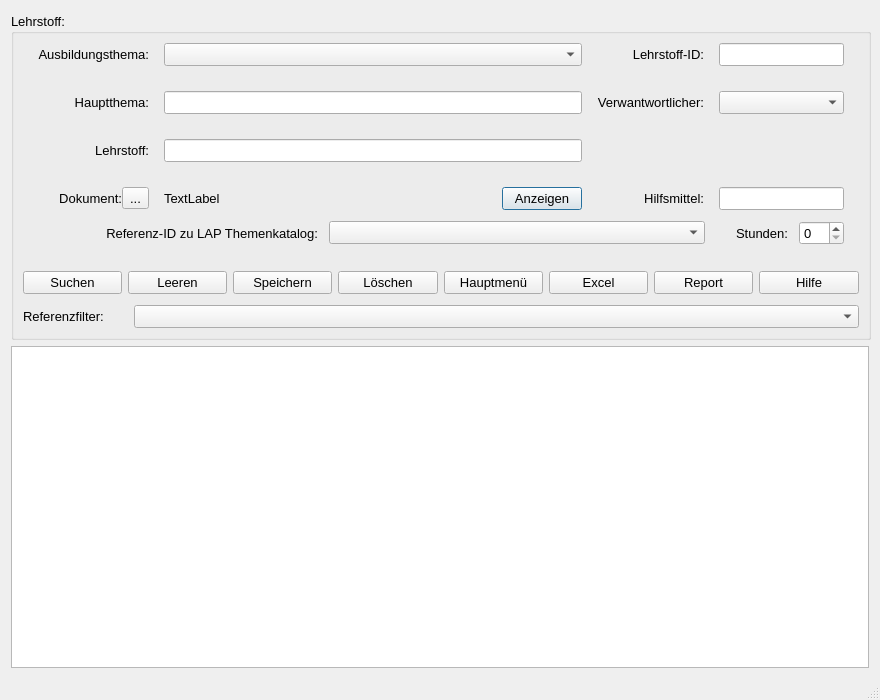
<?xml version="1.0" encoding="UTF-8"?>
<ui version="4.0">
 <class>Dialog</class>
 <widget class="QDialog" name="Dialog">
  <property name="enabled">
   <bool>true</bool>
  </property>
  <property name="geometry">
   <rect>
    <x>0</x>
    <y>0</y>
    <width>880</width>
    <height>700</height>
   </rect>
  </property>
  <property name="sizePolicy">
   <sizepolicy hsizetype="Fixed" vsizetype="Expanding">
    <horstretch>0</horstretch>
    <verstretch>0</verstretch>
   </sizepolicy>
  </property>
  <property name="minimumSize">
   <size>
    <width>880</width>
    <height>700</height>
   </size>
  </property>
  <property name="sizeIncrement">
   <size>
    <width>1</width>
    <height>2</height>
   </size>
  </property>
  <property name="baseSize">
   <size>
    <width>0</width>
    <height>0</height>
   </size>
  </property>
  <property name="windowTitle">
   <string>Lehrstoff</string>
  </property>
  <property name="sizeGripEnabled">
   <bool>true</bool>
  </property>
  <layout class="QVBoxLayout" name="verticalLayout">
   <item>
    <spacer name="verticalSpacer">
     <property name="orientation">
      <enum>Qt::Vertical</enum>
     </property>
     <property name="sizeType">
      <enum>QSizePolicy::Fixed</enum>
     </property>
     <property name="sizeHint" stdset="0">
      <size>
       <width>20</width>
       <height>2</height>
      </size>
     </property>
    </spacer>
   </item>
   <item>
    <widget class="QGroupBox" name="gB_Lehrstoff">
     <property name="enabled">
      <bool>true</bool>
     </property>
     <property name="sizePolicy">
      <sizepolicy hsizetype="Fixed" vsizetype="Fixed">
       <horstretch>0</horstretch>
       <verstretch>0</verstretch>
      </sizepolicy>
     </property>
     <property name="minimumSize">
      <size>
       <width>860</width>
       <height>300</height>
      </size>
     </property>
     <property name="maximumSize">
      <size>
       <width>860</width>
       <height>16777215</height>
      </size>
     </property>
     <property name="baseSize">
      <size>
       <width>0</width>
       <height>0</height>
      </size>
     </property>
     <property name="font">
      <font>
       <pointsize>10</pointsize>
      </font>
     </property>
     <property name="title">
      <string>Lehrstoff:</string>
     </property>
     <layout class="QVBoxLayout" name="verticalLayout_2">
      <property name="spacing">
       <number>11</number>
      </property>
      <item>
       <layout class="QGridLayout" name="gridLayout">
        <property name="leftMargin">
         <number>15</number>
        </property>
        <property name="topMargin">
         <number>0</number>
        </property>
        <property name="rightMargin">
         <number>15</number>
        </property>
        <property name="bottomMargin">
         <number>0</number>
        </property>
        <property name="horizontalSpacing">
         <number>15</number>
        </property>
        <property name="verticalSpacing">
         <number>25</number>
        </property>
        <item row="0" column="0">
         <widget class="QLabel" name="lbl_Ausbildungsthema">
          <property name="sizePolicy">
           <sizepolicy hsizetype="Preferred" vsizetype="Preferred">
            <horstretch>0</horstretch>
            <verstretch>0</verstretch>
           </sizepolicy>
          </property>
          <property name="minimumSize">
           <size>
            <width>0</width>
            <height>0</height>
           </size>
          </property>
          <property name="font">
           <font>
            <pointsize>10</pointsize>
           </font>
          </property>
          <property name="layoutDirection">
           <enum>Qt::LeftToRight</enum>
          </property>
          <property name="text">
           <string>Ausbildungsthema:</string>
          </property>
          <property name="alignment">
           <set>Qt::AlignRight|Qt::AlignTrailing|Qt::AlignVCenter</set>
          </property>
         </widget>
        </item>
        <item row="0" column="1">
         <widget class="QComboBox" name="cB_Ausbildungsthema">
          <property name="sizePolicy">
           <sizepolicy hsizetype="Preferred" vsizetype="Fixed">
            <horstretch>0</horstretch>
            <verstretch>0</verstretch>
           </sizepolicy>
          </property>
          <property name="minimumSize">
           <size>
            <width>300</width>
            <height>0</height>
           </size>
          </property>
          <property name="font">
           <font>
            <pointsize>10</pointsize>
           </font>
          </property>
          <item>
           <property name="text">
            <string/>
           </property>
          </item>
         </widget>
        </item>
        <item row="1" column="2">
         <widget class="QLabel" name="lbl_Verantwortlicher">
          <property name="sizePolicy">
           <sizepolicy hsizetype="Preferred" vsizetype="Preferred">
            <horstretch>0</horstretch>
            <verstretch>0</verstretch>
           </sizepolicy>
          </property>
          <property name="minimumSize">
           <size>
            <width>0</width>
            <height>0</height>
           </size>
          </property>
          <property name="maximumSize">
           <size>
            <width>16666666</width>
            <height>16777215</height>
           </size>
          </property>
          <property name="font">
           <font>
            <pointsize>10</pointsize>
           </font>
          </property>
          <property name="text">
           <string>Verwantwortlicher:</string>
          </property>
          <property name="alignment">
           <set>Qt::AlignRight|Qt::AlignTrailing|Qt::AlignVCenter</set>
          </property>
         </widget>
        </item>
        <item row="2" column="1">
         <widget class="QLineEdit" name="le_Lehrstoff">
          <property name="sizePolicy">
           <sizepolicy hsizetype="Preferred" vsizetype="Fixed">
            <horstretch>0</horstretch>
            <verstretch>0</verstretch>
           </sizepolicy>
          </property>
          <property name="minimumSize">
           <size>
            <width>0</width>
            <height>0</height>
           </size>
          </property>
          <property name="maximumSize">
           <size>
            <width>16777215</width>
            <height>16777215</height>
           </size>
          </property>
          <property name="font">
           <font>
            <pointsize>10</pointsize>
           </font>
          </property>
         </widget>
        </item>
        <item row="3" column="3">
         <widget class="QLineEdit" name="le_Hilfsmittel">
          <property name="sizePolicy">
           <sizepolicy hsizetype="Preferred" vsizetype="Fixed">
            <horstretch>0</horstretch>
            <verstretch>0</verstretch>
           </sizepolicy>
          </property>
          <property name="minimumSize">
           <size>
            <width>0</width>
            <height>0</height>
           </size>
          </property>
          <property name="font">
           <font>
            <pointsize>10</pointsize>
           </font>
          </property>
         </widget>
        </item>
        <item row="1" column="1">
         <widget class="QLineEdit" name="le_Hauptthema">
          <property name="font">
           <font>
            <pointsize>10</pointsize>
           </font>
          </property>
         </widget>
        </item>
        <item row="0" column="2">
         <widget class="QLabel" name="lbl_Lehrstoff_ID">
          <property name="sizePolicy">
           <sizepolicy hsizetype="Preferred" vsizetype="Preferred">
            <horstretch>0</horstretch>
            <verstretch>0</verstretch>
           </sizepolicy>
          </property>
          <property name="minimumSize">
           <size>
            <width>0</width>
            <height>0</height>
           </size>
          </property>
          <property name="font">
           <font>
            <pointsize>10</pointsize>
           </font>
          </property>
          <property name="text">
           <string>Lehrstoff-ID:</string>
          </property>
          <property name="alignment">
           <set>Qt::AlignRight|Qt::AlignTrailing|Qt::AlignVCenter</set>
          </property>
         </widget>
        </item>
        <item row="1" column="3">
         <widget class="QComboBox" name="cB_Verantwortlicher">
          <property name="sizePolicy">
           <sizepolicy hsizetype="Preferred" vsizetype="Fixed">
            <horstretch>0</horstretch>
            <verstretch>0</verstretch>
           </sizepolicy>
          </property>
          <property name="minimumSize">
           <size>
            <width>0</width>
            <height>0</height>
           </size>
          </property>
          <property name="maximumSize">
           <size>
            <width>16777215</width>
            <height>16777215</height>
           </size>
          </property>
          <property name="font">
           <font>
            <pointsize>10</pointsize>
           </font>
          </property>
          <item>
           <property name="text">
            <string/>
           </property>
          </item>
         </widget>
        </item>
        <item row="3" column="0">
         <layout class="QHBoxLayout" name="horizontalLayout_2">
          <item>
           <widget class="QLabel" name="lbl_Dokument">
            <property name="sizePolicy">
             <sizepolicy hsizetype="Preferred" vsizetype="Preferred">
              <horstretch>0</horstretch>
              <verstretch>0</verstretch>
             </sizepolicy>
            </property>
            <property name="font">
             <font>
              <pointsize>10</pointsize>
             </font>
            </property>
            <property name="text">
             <string>Dokument:</string>
            </property>
            <property name="alignment">
             <set>Qt::AlignRight|Qt::AlignTrailing|Qt::AlignVCenter</set>
            </property>
           </widget>
          </item>
          <item>
           <widget class="QToolButton" name="tB_Dokument_Suchen">
            <property name="sizePolicy">
             <sizepolicy hsizetype="Fixed" vsizetype="Fixed">
              <horstretch>0</horstretch>
              <verstretch>0</verstretch>
             </sizepolicy>
            </property>
            <property name="font">
             <font>
              <pointsize>10</pointsize>
             </font>
            </property>
            <property name="text">
             <string>...</string>
            </property>
           </widget>
          </item>
         </layout>
        </item>
        <item row="0" column="3">
         <widget class="QLineEdit" name="le_Lehrstoff_ID">
          <property name="sizePolicy">
           <sizepolicy hsizetype="Preferred" vsizetype="Fixed">
            <horstretch>0</horstretch>
            <verstretch>0</verstretch>
           </sizepolicy>
          </property>
          <property name="minimumSize">
           <size>
            <width>0</width>
            <height>0</height>
           </size>
          </property>
          <property name="font">
           <font>
            <pointsize>10</pointsize>
           </font>
          </property>
         </widget>
        </item>
        <item row="1" column="0">
         <widget class="QLabel" name="lbl_Hauptthema">
          <property name="font">
           <font>
            <pointsize>10</pointsize>
           </font>
          </property>
          <property name="text">
           <string>Hauptthema:</string>
          </property>
          <property name="alignment">
           <set>Qt::AlignRight|Qt::AlignTrailing|Qt::AlignVCenter</set>
          </property>
         </widget>
        </item>
        <item row="2" column="0">
         <widget class="QLabel" name="lbl_Lehrstoff">
          <property name="sizePolicy">
           <sizepolicy hsizetype="Preferred" vsizetype="Preferred">
            <horstretch>0</horstretch>
            <verstretch>0</verstretch>
           </sizepolicy>
          </property>
          <property name="minimumSize">
           <size>
            <width>0</width>
            <height>0</height>
           </size>
          </property>
          <property name="font">
           <font>
            <pointsize>10</pointsize>
           </font>
          </property>
          <property name="text">
           <string>Lehrstoff:</string>
          </property>
          <property name="alignment">
           <set>Qt::AlignRight|Qt::AlignTrailing|Qt::AlignVCenter</set>
          </property>
         </widget>
        </item>
        <item row="3" column="2">
         <widget class="QLabel" name="lbl_Hilfsmittel">
          <property name="sizePolicy">
           <sizepolicy hsizetype="Preferred" vsizetype="Preferred">
            <horstretch>0</horstretch>
            <verstretch>0</verstretch>
           </sizepolicy>
          </property>
          <property name="font">
           <font>
            <pointsize>10</pointsize>
           </font>
          </property>
          <property name="text">
           <string>Hilfsmittel:</string>
          </property>
          <property name="alignment">
           <set>Qt::AlignRight|Qt::AlignTrailing|Qt::AlignVCenter</set>
          </property>
         </widget>
        </item>
        <item row="3" column="1">
         <layout class="QHBoxLayout" name="horizontalLayout_4">
          <item>
           <widget class="QLabel" name="lbl_Dokumentpfad">
            <property name="text">
             <string>TextLabel</string>
            </property>
           </widget>
          </item>
          <item>
           <widget class="QPushButton" name="pB_Dok_Anzeigen">
            <property name="sizePolicy">
             <sizepolicy hsizetype="Fixed" vsizetype="Fixed">
              <horstretch>0</horstretch>
              <verstretch>0</verstretch>
             </sizepolicy>
            </property>
            <property name="text">
             <string>Anzeigen</string>
            </property>
           </widget>
          </item>
         </layout>
        </item>
       </layout>
      </item>
      <item>
       <layout class="QHBoxLayout" name="horizontalLayout">
        <property name="leftMargin">
         <number>15</number>
        </property>
        <property name="topMargin">
         <number>0</number>
        </property>
        <property name="rightMargin">
         <number>15</number>
        </property>
        <property name="bottomMargin">
         <number>0</number>
        </property>
        <item>
         <widget class="QLabel" name="lbl_Reference">
          <property name="minimumSize">
           <size>
            <width>280</width>
            <height>0</height>
           </size>
          </property>
          <property name="maximumSize">
           <size>
            <width>215</width>
            <height>16777215</height>
           </size>
          </property>
          <property name="font">
           <font>
            <pointsize>10</pointsize>
           </font>
          </property>
          <property name="text">
           <string>Referenz-ID zu LAP Themenkatalog:</string>
          </property>
          <property name="alignment">
           <set>Qt::AlignRight|Qt::AlignTrailing|Qt::AlignVCenter</set>
          </property>
         </widget>
        </item>
        <item>
         <widget class="QComboBox" name="cB_Reference">
          <property name="font">
           <font>
            <pointsize>10</pointsize>
           </font>
          </property>
          <item>
           <property name="text">
            <string> </string>
           </property>
          </item>
         </widget>
        </item>
        <item>
         <spacer name="horizontalSpacer">
          <property name="font">
           <font>
            <pointsize>10</pointsize>
           </font>
          </property>
          <property name="orientation">
           <enum>Qt::Horizontal</enum>
          </property>
          <property name="sizeType">
           <enum>QSizePolicy::Fixed</enum>
          </property>
          <property name="sizeHint" stdset="0">
           <size>
            <width>20</width>
            <height>20</height>
           </size>
          </property>
         </spacer>
        </item>
        <item>
         <widget class="QLabel" name="lbl_Stunden">
          <property name="sizePolicy">
           <sizepolicy hsizetype="Fixed" vsizetype="Preferred">
            <horstretch>0</horstretch>
            <verstretch>0</verstretch>
           </sizepolicy>
          </property>
          <property name="minimumSize">
           <size>
            <width>0</width>
            <height>0</height>
           </size>
          </property>
          <property name="font">
           <font>
            <pointsize>10</pointsize>
           </font>
          </property>
          <property name="text">
           <string>Stunden:</string>
          </property>
          <property name="alignment">
           <set>Qt::AlignRight|Qt::AlignTrailing|Qt::AlignVCenter</set>
          </property>
         </widget>
        </item>
        <item>
         <widget class="QSpinBox" name="sB_Stunden">
          <property name="sizePolicy">
           <sizepolicy hsizetype="Preferred" vsizetype="Fixed">
            <horstretch>0</horstretch>
            <verstretch>0</verstretch>
           </sizepolicy>
          </property>
          <property name="maximumSize">
           <size>
            <width>45</width>
            <height>16777215</height>
           </size>
          </property>
          <property name="font">
           <font>
            <pointsize>10</pointsize>
           </font>
          </property>
         </widget>
        </item>
       </layout>
      </item>
      <item>
       <layout class="QGridLayout" name="gridLayout_2" columnstretch="0,0,0,0,0,0,0,0">
        <property name="leftMargin">
         <number>0</number>
        </property>
        <property name="topMargin">
         <number>15</number>
        </property>
        <property name="horizontalSpacing">
         <number>6</number>
        </property>
        <property name="verticalSpacing">
         <number>5</number>
        </property>
        <item row="0" column="3">
         <widget class="QPushButton" name="pB_Loeschen">
          <property name="sizePolicy">
           <sizepolicy hsizetype="Preferred" vsizetype="Fixed">
            <horstretch>0</horstretch>
            <verstretch>0</verstretch>
           </sizepolicy>
          </property>
          <property name="maximumSize">
           <size>
            <width>16777215</width>
            <height>16777215</height>
           </size>
          </property>
          <property name="font">
           <font>
            <pointsize>10</pointsize>
           </font>
          </property>
          <property name="text">
           <string>Löschen</string>
          </property>
          <property name="icon">
           <iconset>
            <normaloff>../../_Symbole/UsedSymbols/seo-social-web-network-internet_262_icon-icons.com_61518.ico</normaloff>../../_Symbole/UsedSymbols/seo-social-web-network-internet_262_icon-icons.com_61518.ico</iconset>
          </property>
         </widget>
        </item>
        <item row="0" column="6">
         <widget class="QPushButton" name="pB_Report">
          <property name="sizePolicy">
           <sizepolicy hsizetype="Preferred" vsizetype="Fixed">
            <horstretch>0</horstretch>
            <verstretch>0</verstretch>
           </sizepolicy>
          </property>
          <property name="maximumSize">
           <size>
            <width>16777215</width>
            <height>16777215</height>
           </size>
          </property>
          <property name="font">
           <font>
            <pointsize>10</pointsize>
           </font>
          </property>
          <property name="text">
           <string>Report</string>
          </property>
          <property name="icon">
           <iconset>
            <normaloff>../../_Symbole/UsedSymbols/reporting_noun_report_document_file_icon_148360.ico</normaloff>../../_Symbole/UsedSymbols/reporting_noun_report_document_file_icon_148360.ico</iconset>
          </property>
         </widget>
        </item>
        <item row="0" column="0">
         <widget class="QPushButton" name="pB_Suchen">
          <property name="sizePolicy">
           <sizepolicy hsizetype="Preferred" vsizetype="Preferred">
            <horstretch>0</horstretch>
            <verstretch>0</verstretch>
           </sizepolicy>
          </property>
          <property name="minimumSize">
           <size>
            <width>0</width>
            <height>0</height>
           </size>
          </property>
          <property name="maximumSize">
           <size>
            <width>16777215</width>
            <height>16777215</height>
           </size>
          </property>
          <property name="font">
           <font>
            <pointsize>10</pointsize>
           </font>
          </property>
          <property name="text">
           <string>Suchen</string>
          </property>
          <property name="icon">
           <iconset>
            <normaloff>../../_Symbole/UsedSymbols/searchmagnifierinterfacesymbol1_79893.ico</normaloff>../../_Symbole/UsedSymbols/searchmagnifierinterfacesymbol1_79893.ico</iconset>
          </property>
         </widget>
        </item>
        <item row="0" column="2">
         <widget class="QPushButton" name="pB_Speichern">
          <property name="sizePolicy">
           <sizepolicy hsizetype="Preferred" vsizetype="Fixed">
            <horstretch>0</horstretch>
            <verstretch>0</verstretch>
           </sizepolicy>
          </property>
          <property name="maximumSize">
           <size>
            <width>16777215</width>
            <height>16777215</height>
           </size>
          </property>
          <property name="font">
           <font>
            <pointsize>10</pointsize>
           </font>
          </property>
          <property name="text">
           <string>Speichern</string>
          </property>
          <property name="icon">
           <iconset>
            <normaloff>../../_Symbole/UsedSymbols/save_3621.ico</normaloff>../../_Symbole/UsedSymbols/save_3621.ico</iconset>
          </property>
         </widget>
        </item>
        <item row="0" column="5">
         <widget class="QPushButton" name="pB_Excel">
          <property name="sizePolicy">
           <sizepolicy hsizetype="Preferred" vsizetype="Fixed">
            <horstretch>0</horstretch>
            <verstretch>0</verstretch>
           </sizepolicy>
          </property>
          <property name="maximumSize">
           <size>
            <width>16777215</width>
            <height>16777215</height>
           </size>
          </property>
          <property name="font">
           <font>
            <pointsize>10</pointsize>
           </font>
          </property>
          <property name="text">
           <string>Excel</string>
          </property>
          <property name="icon">
           <iconset>
            <normaloff>../../_Symbole/UsedSymbols/microsoft_excel_icon_132212.ico</normaloff>../../_Symbole/UsedSymbols/microsoft_excel_icon_132212.ico</iconset>
          </property>
         </widget>
        </item>
        <item row="0" column="4">
         <widget class="QPushButton" name="pB_Abbrechen">
          <property name="sizePolicy">
           <sizepolicy hsizetype="Preferred" vsizetype="Fixed">
            <horstretch>0</horstretch>
            <verstretch>0</verstretch>
           </sizepolicy>
          </property>
          <property name="maximumSize">
           <size>
            <width>16777215</width>
            <height>16777215</height>
           </size>
          </property>
          <property name="font">
           <font>
            <pointsize>10</pointsize>
           </font>
          </property>
          <property name="text">
           <string>Hauptmenü</string>
          </property>
          <property name="icon">
           <iconset>
            <normaloff>../../_Symbole/UsedSymbols/log-out_icon-icons.com_50106.ico</normaloff>../../_Symbole/UsedSymbols/log-out_icon-icons.com_50106.ico</iconset>
          </property>
         </widget>
        </item>
        <item row="0" column="7">
         <widget class="QPushButton" name="pB_Hilfe">
          <property name="sizePolicy">
           <sizepolicy hsizetype="Preferred" vsizetype="Preferred">
            <horstretch>0</horstretch>
            <verstretch>0</verstretch>
           </sizepolicy>
          </property>
          <property name="minimumSize">
           <size>
            <width>100</width>
            <height>0</height>
           </size>
          </property>
          <property name="maximumSize">
           <size>
            <width>16777215</width>
            <height>16777215</height>
           </size>
          </property>
          <property name="font">
           <font>
            <pointsize>10</pointsize>
           </font>
          </property>
          <property name="text">
           <string>Hilfe</string>
          </property>
          <property name="icon">
           <iconset>
            <normaloff>../../_Symbole/UsedSymbols/info_13213.ico</normaloff>../../_Symbole/UsedSymbols/info_13213.ico</iconset>
          </property>
         </widget>
        </item>
        <item row="0" column="1">
         <widget class="QPushButton" name="pB_ClearFields">
          <property name="sizePolicy">
           <sizepolicy hsizetype="Preferred" vsizetype="Fixed">
            <horstretch>0</horstretch>
            <verstretch>0</verstretch>
           </sizepolicy>
          </property>
          <property name="text">
           <string>Leeren</string>
          </property>
          <property name="icon">
           <iconset>
            <normaloff>../../_Symbole/UsedSymbols/-clear_90704.ico</normaloff>../../_Symbole/UsedSymbols/-clear_90704.ico</iconset>
          </property>
         </widget>
        </item>
       </layout>
      </item>
      <item>
       <layout class="QHBoxLayout" name="horizontalLayout_3">
        <item>
         <widget class="QLabel" name="lbl_Filter">
          <property name="maximumSize">
           <size>
            <width>100</width>
            <height>16777215</height>
           </size>
          </property>
          <property name="font">
           <font>
            <pointsize>10</pointsize>
           </font>
          </property>
          <property name="text">
           <string>Referenzfilter:</string>
          </property>
         </widget>
        </item>
        <item>
         <widget class="QComboBox" name="cB_Filter">
          <property name="font">
           <font>
            <pointsize>10</pointsize>
           </font>
          </property>
          <item>
           <property name="text">
            <string/>
           </property>
          </item>
         </widget>
        </item>
       </layout>
      </item>
     </layout>
    </widget>
   </item>
   <item>
    <widget class="QTableWidget" name="tW_Datenbank">
     <property name="sizePolicy">
      <sizepolicy hsizetype="Expanding" vsizetype="Expanding">
       <horstretch>0</horstretch>
       <verstretch>0</verstretch>
      </sizepolicy>
     </property>
     <property name="minimumSize">
      <size>
       <width>10</width>
       <height>0</height>
      </size>
     </property>
     <property name="sizeIncrement">
      <size>
       <width>10</width>
       <height>10</height>
      </size>
     </property>
     <property name="font">
      <font>
       <pointsize>10</pointsize>
      </font>
     </property>
     <property name="editTriggers">
      <set>QAbstractItemView::NoEditTriggers</set>
     </property>
     <property name="alternatingRowColors">
      <bool>true</bool>
     </property>
     <attribute name="verticalHeaderVisible">
      <bool>false</bool>
     </attribute>
    </widget>
   </item>
   <item>
    <widget class="QLabel" name="lab_INFO">
     <property name="sizePolicy">
      <sizepolicy hsizetype="Expanding" vsizetype="Preferred">
       <horstretch>0</horstretch>
       <verstretch>0</verstretch>
      </sizepolicy>
     </property>
     <property name="minimumSize">
      <size>
       <width>0</width>
       <height>0</height>
      </size>
     </property>
     <property name="font">
      <font>
       <pointsize>10</pointsize>
      </font>
     </property>
     <property name="text">
      <string/>
     </property>
    </widget>
   </item>
  </layout>
 </widget>
 <tabstops>
  <tabstop>cB_Ausbildungsthema</tabstop>
  <tabstop>le_Lehrstoff_ID</tabstop>
  <tabstop>le_Hauptthema</tabstop>
  <tabstop>cB_Verantwortlicher</tabstop>
  <tabstop>le_Lehrstoff</tabstop>
  <tabstop>tB_Dokument_Suchen</tabstop>
  <tabstop>le_Hilfsmittel</tabstop>
  <tabstop>cB_Reference</tabstop>
  <tabstop>sB_Stunden</tabstop>
  <tabstop>pB_Suchen</tabstop>
  <tabstop>pB_Speichern</tabstop>
  <tabstop>pB_Loeschen</tabstop>
  <tabstop>pB_Abbrechen</tabstop>
  <tabstop>pB_Excel</tabstop>
  <tabstop>pB_Report</tabstop>
  <tabstop>pB_Hilfe</tabstop>
  <tabstop>tW_Datenbank</tabstop>
 </tabstops>
 <resources/>
 <connections/>
</ui>
